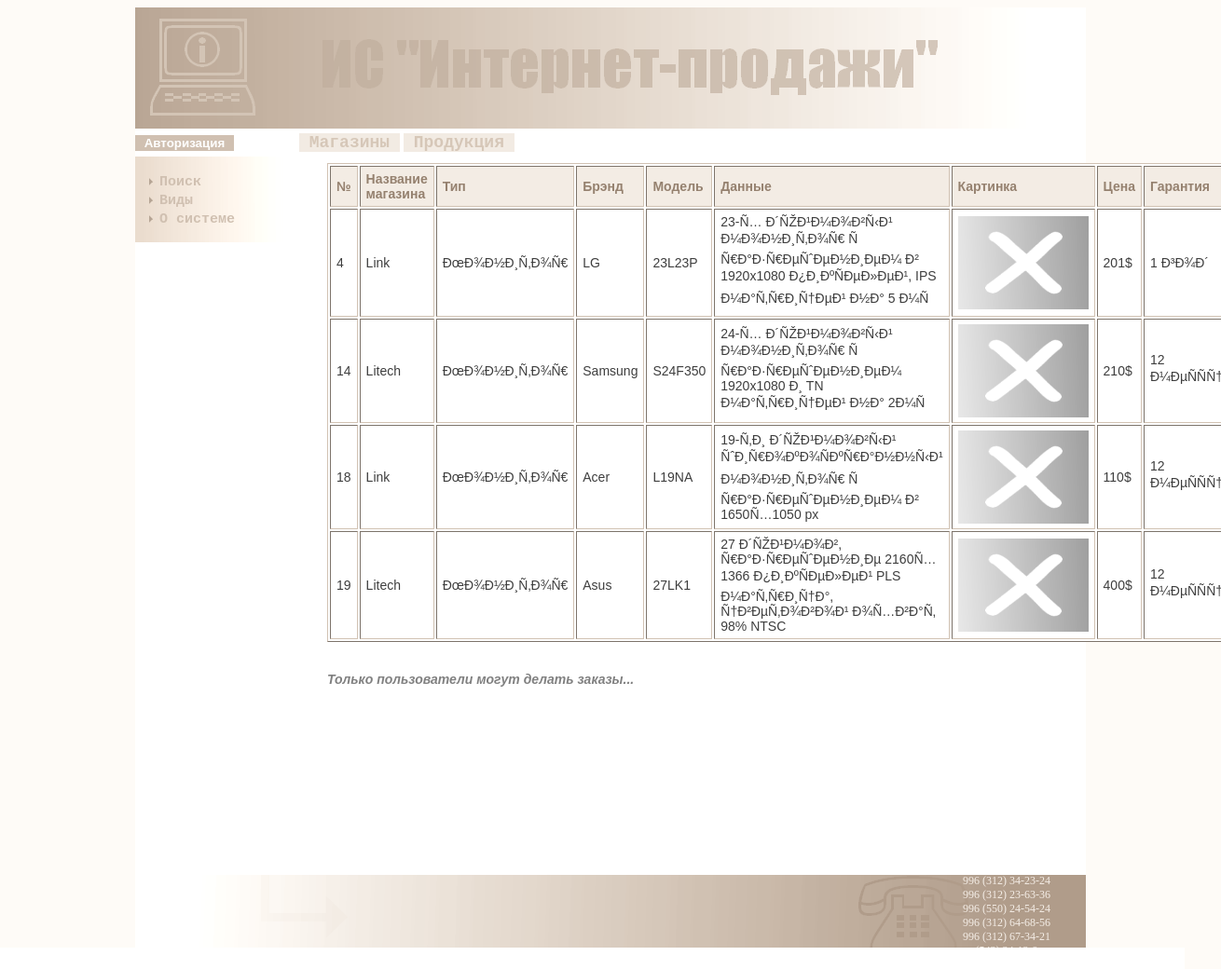
The page /index.php?link=type&type_id=1 on the database its author committed.
### tables this page shows
CREATE TABLE IF NOT EXISTS `products` (
  `id` int(11) NOT NULL AUTO_INCREMENT,
  `shop_id` int(11) NOT NULL,
  `type_id` int(11) NOT NULL,
  `brand` varchar(255) DEFAULT NULL,
  `model` varchar(255) DEFAULT NULL,
  `data` tinytext,
  `img` varchar(255) DEFAULT NULL,
  `price` varchar(45) DEFAULT NULL,
  `warranty` varchar(45) DEFAULT NULL,
  PRIMARY KEY (`id`,`shop_id`,`type_id`),
  KEY `shop_to_products` (`shop_id`),
  KEY `product_to_type` (`type_id`)
);

CREATE TABLE IF NOT EXISTS `shops` (
  `id` int(11) NOT NULL AUTO_INCREMENT,
  `name` varchar(255) DEFAULT NULL,
  `address` varchar(255) DEFAULT NULL,
  `tel` varchar(100) DEFAULT NULL,
  `site` varchar(100) DEFAULT NULL,
  `email` varchar(100) DEFAULT NULL,
  PRIMARY KEY (`id`),
  UNIQUE KEY `id_UNIQUE` (`id`)
);

CREATE TABLE IF NOT EXISTS `product_type` (
  `id` int(11) NOT NULL AUTO_INCREMENT,
  `name` varchar(255) DEFAULT NULL,
  PRIMARY KEY (`id`),
  UNIQUE KEY `id_UNIQUE` (`id`),
  UNIQUE KEY `name_UNIQUE` (`name`)
);

### www/server/action.php (called while the page is built, shortened)
<?
if(isset($_GET['link']) and $_GET['link']=='products')
{
	include('server/products.php');
}
elseif(isset($_GET['link']) and $_GET['link']=='shops')
{
	include('server/shops.php');
}
elseif(isset($_GET['link']) and $_GET['link']=='orders')
{
	include('server/orders.php');
}
elseif(isset($_GET['link']) and $_GET['link']=='deliveries')
{
	include('server/deliveries.php');
}
elseif(isset($_GET['link']) and $_GET['link']=='search')
{
	include('server/search.php');
}
elseif(isset($_GET['link']) and $_GET['link']=='type')
{
	include('server/type.php');
}
elseif((isset($_GET['link']) and $_GET['link']=='about') or (!isset($_GET['link'])))
{
	include('server/about.php');
}
elseif(isset($_GET['link']) and $_GET['link']=='')
{
	$content='<b>Неверный запрос!!!</b>';
	$keywords='Неверный запрос';
	$title='Неверный запрос';
	$description='Неверный запрос к системе';
}
?>

### www/server/type.php (the view, shortened to what this page needs)
<?
if(isset($_POST['new_name']))
{
	if(!empty($_POST['typename']) and isset($_POST['typeid']))
	{
	$typename=$_POST['typename'];
	$typeid=$_POST['typeid'];
	$update=$mysql->query("UPDATE product_type SET name='$typename' WHERE id='$typeid'");
	if($update)
	{$content='Название типа продукции успешно изменено на <b>'.$typename.'</b>!';}
	else{$content='<b>Ошибка при изменении названия типа продукции!</b>';}
	}
	else{$content='<b>Название типа продукции не может быть пустым!</b>';}
	$title='Изменение названия типа продукции';
}
else
{
if($_SESSION['type']=='admin' and isset($_POST['del_t']))
{
	if(!empty($_POST['n_type']))
	{
		$n_type=$_POST['n_type'];
		$mysql->query('SET FOREIGN_KEY_CHECKS=0');
		$del_products=$mysql->query("DELETE FROM products WHERE type_id='$n_type'");
		$del_type=$mysql->query("DELETE FROM product_type WHERE id='$n_type'");
		if($del_type and $del_products)
		{$content='Тип продукции успешно удалён!';}
		else{$content='<b>Ошибка при удалении продукции!</b>';}
		$mysql->query('SET FOREIGN_KEY_CHECKS=1');
	}
	else{$content='<b>Вы не выбрали тип продукции для удаления!</b>';}
	$title='Удаление типа продукции';
}
else{
if(isset($_SESSION['logpass']) and $_SESSION['type']=='admin')
{
	$title="Типы продукции";
	$result=$mysql->query('SELECT * FROM `product_type` ORDER BY id');
if($result)
{
for($i=0;$row=$result->fetch_array(MYSQL_ASSOC);$i++)
{
	$cnt[$i]='<input type="radio" name="n_type" value="'.$row['id'].'"> '.$row['name'].'<br>';
}
}
else{$content='<b>Ошибка при выборке данных!</b>';}
$rez=implode($cnt);
$content='<form method="post" action="'.$_SERVER['PHP_SELF'].'?'.$_SERVER['QUERY_STRING'].'"><span id="info_txt">Выберите одни из типов продукции для редактирования и нажмите соответствующую кнопку:</span><br><br>'.$rez.'<br>
<label for="del_t">При удалении типа продукции также удаляются все товары данного вида!</label><br><br>
<input type="submit" name="del_t" value="Удалить">&nbsp;<input type="submit" value="Изменить" name="edit_t"></form><br><br><span id="info_txt">Для добавления типа продукции, введите его название и нажмите на кнопку "Добавить":</span><br><br><form action="'.$_SERVER['PHP_SELF'].'?'.$_SERVER['QUERY_STRING'].'" method="post"><input type="text" name="name_t" size="45" maxlength="255">&nbsp;<input type="submit" name="add_t" value="Добавить">';
}
else
{
if(isset($_GET['type_id']))
{
	$type_id=$_GET['type_id'];
	$result=$mysql->query("SELECT * FROM products WHERE type_id='$type_id'");
	if($result)
	{
		if($result->num_rows=='0')
		{$content='<b>Такого типа продукции нет в базе!</b>';}
		else
		{
			if($_SESSION['type']=='user')
			{
			for($i=0;$row=$result->fetch_array(MYSQLI_ASSOC);$i++)
		{
	 $query_type="SELECT * FROM `product_type` WHERE id='$row[type_id]'";
	 $result_type=$mysql->query($query_type);
	 $row_type=$result_type->fetch_array();
	 $query_shop="SELECT * FROM `shops` WHERE id='$row[shop_id]'";
	 $result_shop=$mysql->query($query_shop);
	 $row_shop=$result_shop->fetch_array();
	$cont[$i]=sprintf('<tr><td><a id="get_link" href="?link=products&orderid=%s">%s</a></td><td>%s</td><td>%s</td><td>%s</td><td>%s</td><td>%s</td><td><img src="%s" height="100" width="140" /></td><td>%s</td><td>%s</td></tr>',
	$row['id'],$row['id'],$row_shop['name'],$row_type['name'],$row['brand'],$row['model'],$row['data'],$row['img'],$row['price'],$row['warranty']);
		}
	$cnt=implode($cont);
	$content='<table width="780" border="1">'.
	'<tr id="table_head"><td>№</td><td>Название магазина</td><td>Тип</td><td>Брэнд</td><td>Модель</td>
	<td>Данные</td><td>Картинка</td><td>Цена</td><td>Гарантия</td></tr>
	'.$cnt.'</table><br><br><span id="info_txt">Для того чтобы сделать заказ продукции нажмите на её номер...</span>';
			}
			else{
				for($i=0;$row=$result->fetch_array(MYSQLI_ASSOC);$i++)
		{
	 $query_type="SELECT * FROM `product_type` WHERE id='$row[type_id]'";
	 $result_type=$mysql->query($query_type);
	 $row_type=$result_type->fetch_array();
	 $query_shop="SELECT * FROM `shops` WHERE id='$row[shop_id]'";
	 $result_shop=$mysql->query($query_shop);
	 $row_shop=$result_shop->fetch_array();
	$cont[$i]=sprintf('<tr><td>%s</td><td>%s</td><td>%s</td><td>%s</td><td>%s</td><td>%s</td><td><img src="%s" height="100" width="140" /></td><td>%s</td><td>%s</td></tr>',
	$row['id'],$row_shop['name'],$row_type['name'],$row['brand'],$row['model'],$row['data'],$row['img'],$row['price'],$row['warranty']);
		}
	$cnt=implode($cont);
	$content='<table width="780" border="1">'.
	'<tr id="table_head"><td>№</td><td>Название магазина</td><td>Тип</td><td>Брэнд</td><td>Модель</td>
	<td>Данные</td><td>Картинка</td><td>Цена</td><td>Гарантия</td></tr>
	'.$cnt.'</table><br><br><span id="info_txt">Только пользователи могут делать заказы...</span>';
				}
		}
	}
	else{$content='<b>Такого типа продукции нет в базе!</b>';}
}
}
}
}
?>

### www/blocks/footer.php (shortened to what this page needs)
<div align="center" id="footer"><img  src="css/img/footer.png" /> <p style="margin-top:-20px; margin-right:410px; color:#FFFEFA; font-style:italic;">Шаповалов А.А. ИС-1-08</p>
<?
$selec_prodt=$mysql->query('SELECT id FROM products');
$num_prod=$selec_prodt->num_rows;
$selec_shops=$mysql->query('SELECT id FROM shops');
$num_shops=$selec_shops->num_rows;
$selec_tel=$mysql->query('SELECT tel FROM shops LIMIT 6');
for($i=0;$row_tel=$selec_tel->fetch_array();$i++)
{
	$cnt_tel[$i]=$row_tel['tel'].'<br>';
}
echo '<p style="margin-top:-36px; margin-left:200px; color:#FDF9F4;">Всего <b>'.$num_prod.'</b> товар (-ов) в <b>'.$num_shops.'</b> магазинах (-е)</p>';
echo '<p style="margin-top:-113px; font-size:12px; margin-left:850px; color:#F4EDE6;">'.implode($cnt_tel).'</p>';
?>
</div>

### www/css/style.css (style rules this page uses)
body { background-image:none; background-color:#FEFBF7; }
table { background-color:#FFF; border-color:#D1C2B3; }
table td { padding-left:6px; padding-top:5px; padding-bottom:5px; padding-right:6px; font-size:14px; }
#table_head { background-color:#F3ECE4; font-weight:bold; color:#95816F; }
#info_txt { font-style:italic; font-weight:bold; color:gray; }
img { border:none; }
#footer { padding-top:200px; }

### rows shown on the page
products: id "4", brand "LG", model "23L23P", data "23-Ñ… Ð´ÑŽÐ¹Ð¼Ð¾Ð²Ñ‹Ð¹ Ð¼Ð¾Ð½Ð¸Ñ‚Ð¾Ñ€ Ñ Ñ€Ð°Ð·Ñ€ÐµÑˆÐµÐ½Ð¸ÐµÐ¼ Ð² 1920x1080 Ð¿Ð¸ÐºÑÐµÐ»ÐµÐ¹, IPS Ð¼Ð°Ñ‚Ñ€Ð¸Ñ†ÐµÐ¹ Ð½Ð° 5 Ð¼Ñ", img (placeholder picture), price "201$", warranty "1 Ð³Ð¾Ð´"
shops: name "Link Link", tel "996 (312) 64-68-56"
product_type: name "ÐœÐ¾Ð½Ð¸Ñ‚Ð¾Ñ€ ÐœÐ¾Ð½Ð¸Ñ‚Ð¾Ñ€ ÐœÐ¾Ð½Ð¸Ñ‚Ð¾Ñ€ ÐœÐ¾Ð½Ð¸Ñ‚Ð¾Ñ€"
products: id "14", brand "Samsung", model "S24F350", data "24-Ñ… Ð´ÑŽÐ¹Ð¼Ð¾Ð²Ñ‹Ð¹ Ð¼Ð¾Ð½Ð¸Ñ‚Ð¾Ñ€ Ñ Ñ€Ð°Ð·Ñ€ÐµÑˆÐµÐ½Ð¸ÐµÐ¼ 1920x1080 Ð¸ TN Ð¼Ð°Ñ‚Ñ€Ð¸Ñ†ÐµÐ¹ Ð½Ð° 2Ð¼Ñ", img (placeholder picture), price "210$", warranty "12…"
shops: name "Litech Litech", tel "996 (312) 23-63-36"
products: id "18", brand "Acer", model "L19NA", data "19-Ñ‚Ð¸ Ð´ÑŽÐ¹Ð¼Ð¾Ð²Ñ‹Ð¹ ÑˆÐ¸Ñ€Ð¾ÐºÐ¾ÑÐºÑ€Ð°Ð½Ð½Ñ‹Ð¹ Ð¼Ð¾Ð½Ð¸Ñ‚Ð¾Ñ€ Ñ Ñ€Ð°Ð·Ñ€ÐµÑˆÐµÐ½Ð¸ÐµÐ¼ Ð² 1650Ñ…1050 px", img (placeholder picture), price "110$", warranty "12…"
products: id "19", brand "Asus", model "27LK1", data "27 Ð´ÑŽÐ¹Ð¼Ð¾Ð², Ñ€Ð°Ð·Ñ€ÐµÑˆÐµÐ½Ð¸Ðµ 2160Ñ…1366 Ð¿Ð¸ÐºÑÐµÐ»ÐµÐ¹ PLS Ð¼Ð°Ñ‚Ñ€Ð¸Ñ†Ð°, Ñ†Ð²ÐµÑ‚Ð¾Ð²Ð¾Ð¹ Ð¾Ñ…Ð²Ð°Ñ‚ 98% NTSC", img (placeholder picture), price "400$", warranty "12…"
shops: tel "996 (312) 34-23-24"
shops: tel "996 (550) 24-54-24"
shops: tel "996 (312) 67-34-21"
shops: tel "(543) 34-12-9"
